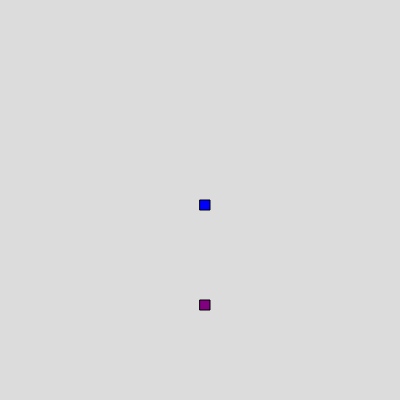
Frame 1 (no input)
Frame 60 (no input): identical to frame 1, image omitted
Frame 120 (the mouse pressed at the canvas centre since frame 60): identical to frame 1, image omitted

The p5.js sketch that drew this single still picture (run headless with seeded random() and noise() and a simulated clock; from frame 60 on, the mouse is pressed at the canvas centre):

// p5.js sketch
// ── sketch.js

var a; 
function setup() {
  createCanvas(400, 400);
}


function draw() {
  background(220);
  fill("blue");
  rect(200,200,10,10);

  fill("purple");
  rect(200,300,10,10);
  
}
